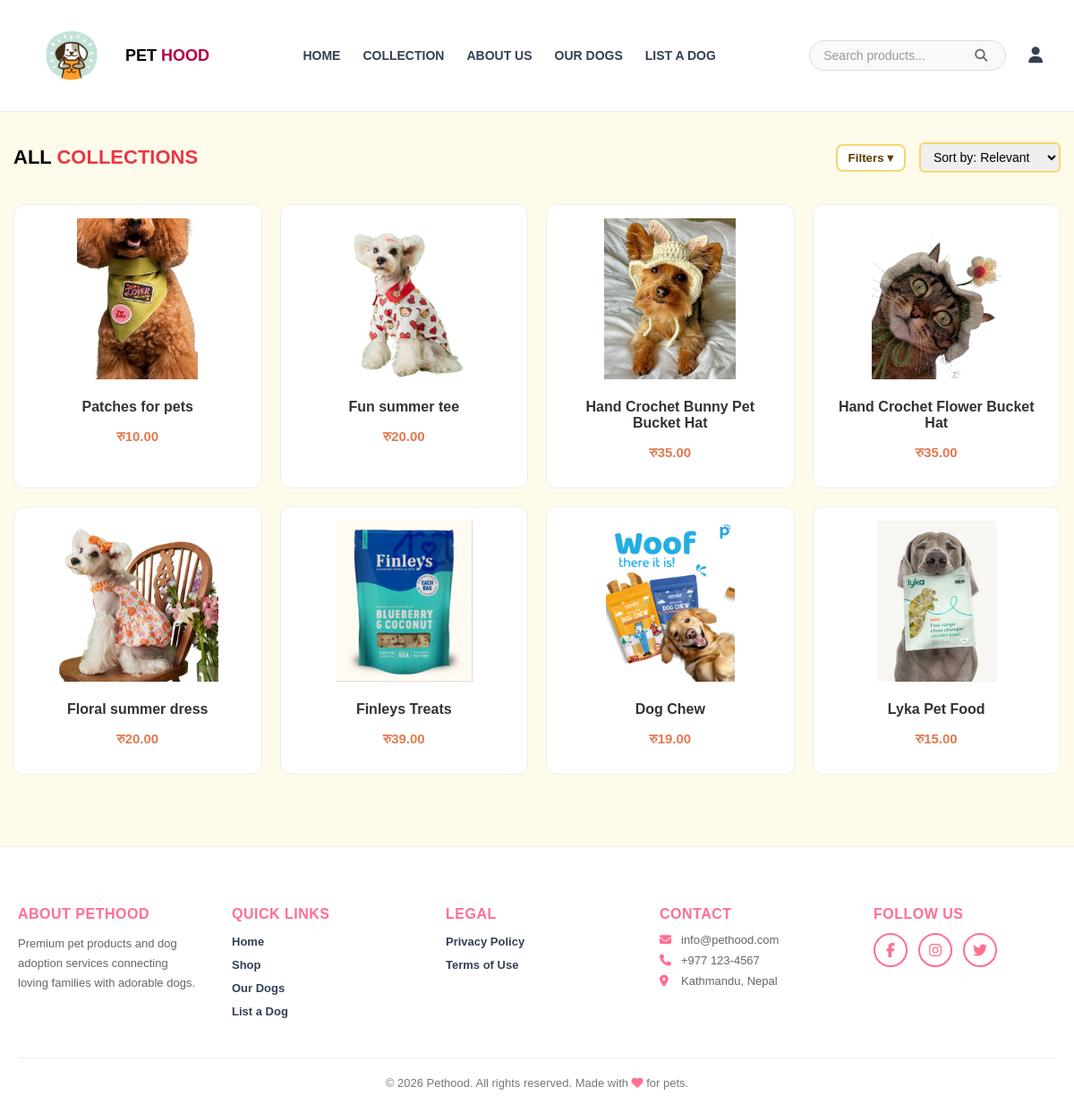
The page /shop on the database as committed earlier.
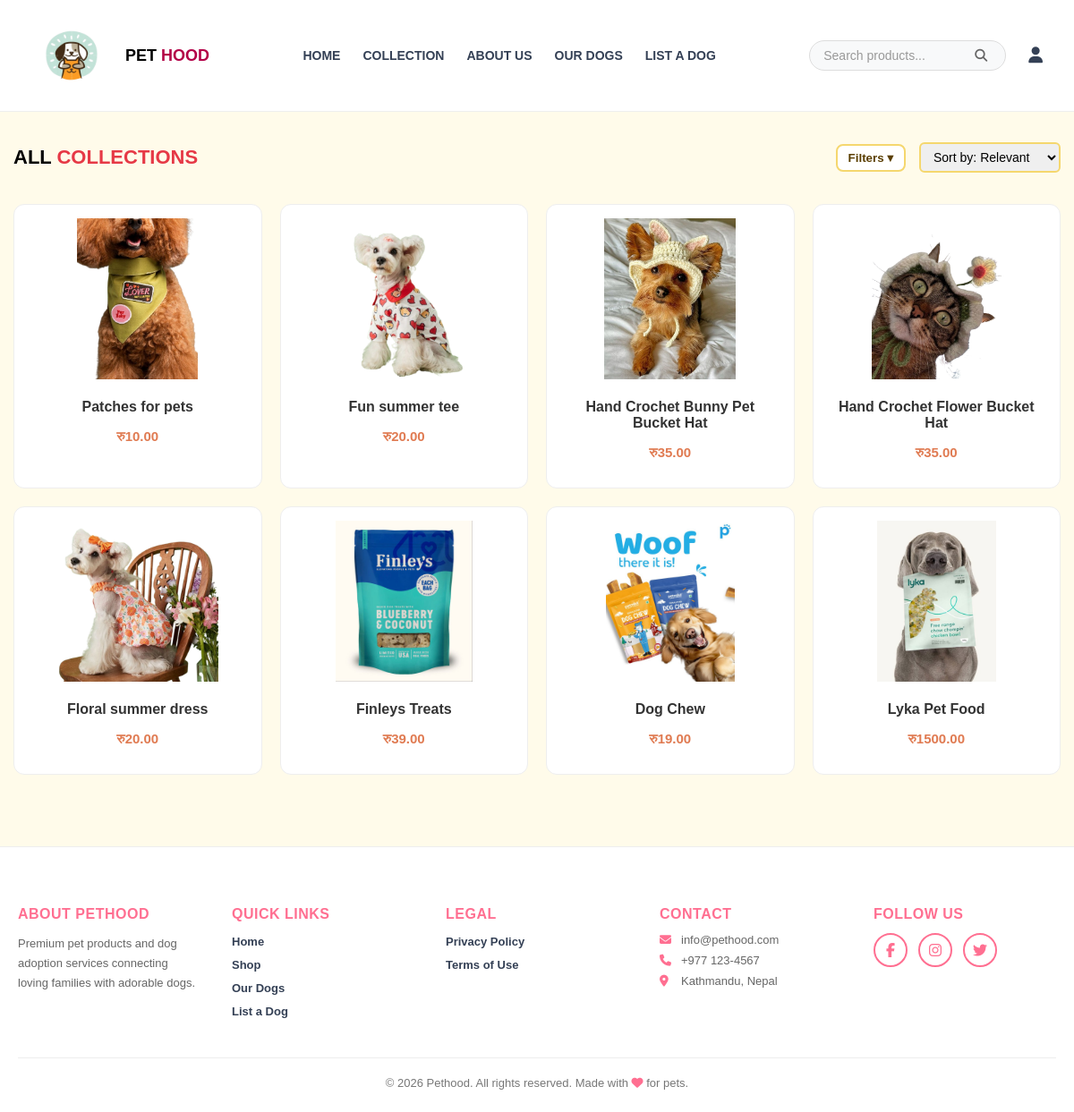
The same page on the database as committed later.
### shop/models.py (models this page shows, shortened)
class Product(models.Model):
    CATEGORY_CHOICES = [
        ('food', 'Food'),
        ('clothes', 'Clothes'),
        ('accessories', 'Accessories'),
    ]
    name = models.CharField(max_length=200)
    slug = models.SlugField(max_length=250, unique=True, blank=True, null=True)
    category = models.CharField(max_length=20, choices=CATEGORY_CHOICES)
    price = models.DecimalField(max_digits=10, decimal_places=2)
    description = models.TextField()
    image = models.ImageField(upload_to='products/')
    sizes = models.ManyToManyField(Size, blank=True)   #  multiple sizes

### shop/views.py (the view)
# urls.py: path('shop', views.shop_home, name='shop_home'),
def shop_home(request):
    selected_categories = request.GET.getlist('category')
    sort_option = request.GET.get('sort')
    selected_size = request.GET.get('size')  # optional size filter
    products = Product.objects.all()
    if selected_categories and "all" not in selected_categories:
        products = products.filter(category__in=selected_categories)
    if selected_size:
        products = products.filter(sizes__name=selected_size)
    if sort_option == "price_low":
        products = products.order_by('price')
    elif sort_option == "price_high":
        products = products.order_by('-price')
    context = {
        "products": products,
        "categories": Product.CATEGORY_CHOICES,
        "selected_categories": selected_categories,
    }
    return render(request, "shop.html", context)

### shop/context_processors.py (called while the page is built)
def cart_count(request):
    if request.user.is_authenticated:
        cart, _ = Cart.objects.get_or_create(user=request.user)
        count = cart.items.count()
    else:
        count = 0
    return {'cart_count': count}

### templates/shop.html (shortened to what this page needs)
{% extends 'base.html' %}
{% load static %}
{% block content %}
<div class="collections-container">
  <section class="products">
    <div class="products-header">
      <h2>ALL <span>COLLECTIONS</span></h2>
      <div class="controls">
        <div class="filters-dropdown">
          <button class="dropdown-btn">Filters ▾</button>
        </div>
        <form method="get" class="sort-form">
          <select name="sort" id="sort">
            <option value="">Sort by: Relevant</option>
          </select>
        </form>
      </div>
    </div>
    <div class="product-grid">
      {% for product in products %}
        <a href="{% url 'productdetails' product.slug %}" class="product-card">
          <img src="{{ product.image.url }}" alt="{{ product.name }}">
          <h4>{{ product.name }}</h4>
          <p class="price">रु{{ product.price }}</p>
        </a>
      {% empty %}
        <p>No products found.</p>
      {% endfor %}
    </div>
  </section>
</div>
{% endblock %}

Rows that differ between the two databases and show on the page:
changed Product "Lyka Pet Food": price "15.00" → "1500.00"
